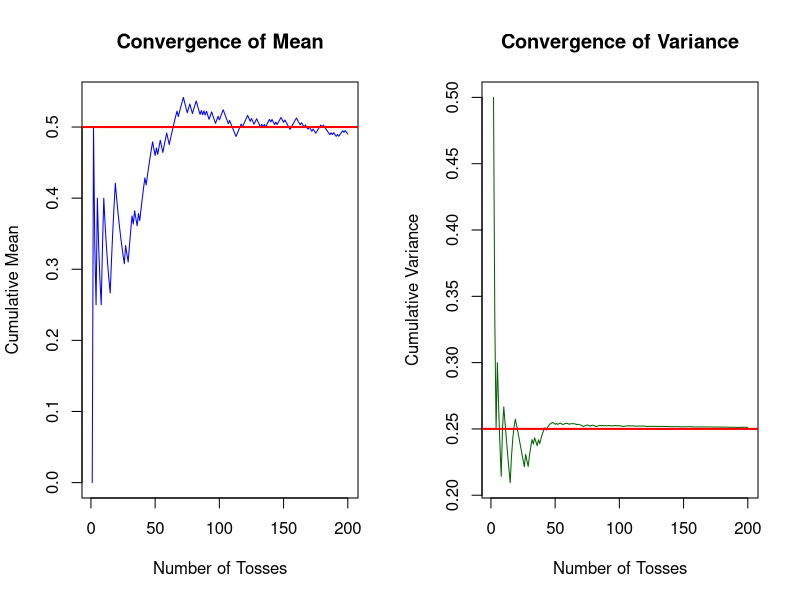

Generate this figure with R:
set.seed(1)

n <- 200

# Simulate coin tosses (0 = Tail, 1 = Head)
toss <- sample(c(0,1), n, replace = TRUE)

# Cumulative mean
cum_mean <- cumsum(toss)/(1:n)

# Cumulative variance
cum_var <- sapply(1:n, function(i) var(toss[1:i]))

par(mfrow=c(1,2))

# Plot cumulative mean
plot(cum_mean, type="l", col="blue",
     main="Convergence of Mean",
     xlab="Number of Tosses",
     ylab="Cumulative Mean")

abline(h=0.5, col="red", lwd=2)

# Plot cumulative variance
plot(cum_var, type="l", col="darkgreen",
     main="Convergence of Variance",
     xlab="Number of Tosses",
     ylab="Cumulative Variance")

abline(h=0.25, col="red", lwd=2)
